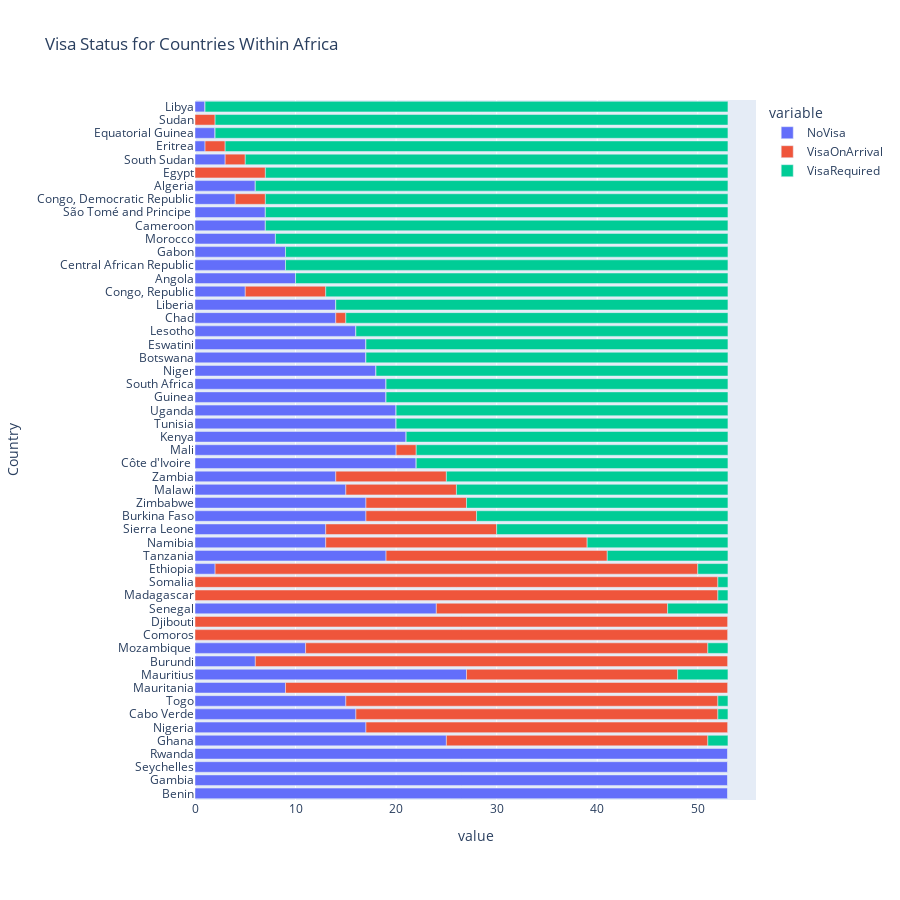

Here is the notebook cell this chart was saved with:
### Code cell
import plotly.express as px

fig = px.bar(df_visa, x=["NoVisa", "VisaOnArrival", "VisaRequired"],y="Country",  orientation='h', title="Visa Status for Countries Within Africa", height=800)
fig.update_layout(yaxis={"dtick":1},margin={"t":100,"b":100},height=900)
fig.show()

### Figure 1 — Plotly figure (JSON) as saved in the notebook; plotly's stock layout.template omitted (floating-point values rounded to 4 significant figures)
{"data": [{"alignmentgroup": "True", "hovertemplate": "variable=NoVisa<br>value=%{x}<br>Country=%{y}<extra></extra>", "legendgroup": "NoVisa", "marker": {"color": "#636efa", "pattern": {"shape": ""}}, "name": "NoVisa", "offsetgroup": "NoVisa", "orientation": "h", "showlegend": true, "textposition": "auto", "type": "bar", "x": [53, 53, 53, 53, 25, 17, 16, 15, 9, 27, 6, 11, 0, 0, 24, 0, 0, 2, 19, 13, 13, 17, 17, 15, 14, 22, 20, 21, 20, 20, 19, 19, 18, 17, 17, 16, 14, 14, 5, 10, 9, 9, 8, 7, 7, 4, 6, 0, 3, 1, 2, 0, 1], "xaxis": "x", "y": ["Benin", "Gambia", "Seychelles", "Rwanda", "Ghana", "Nigeria", "Cabo Verde", "Togo", "Mauritania", "Mauritius", "Burundi", "Mozambique ", "Comoros", "Djibouti", "Senegal", "Madagascar", "Somalia", "Ethiopia", "Tanzania", "Namibia", "Sierra Leone", "Burkina Faso", "Zimbabwe", "Malawi", "Zambia", "Côte d'Ivoire ", "Mali", "Kenya", "Tunisia", "Uganda", "Guinea", "South Africa", "Niger", "Botswana", "Eswatini", "Lesotho", "Chad", "Liberia", "Congo, Republic", "Angola", "Central African Republic", "Gabon", "Morocco", "Cameroon", "São Tomé and Principe ", "Congo, Democratic Republic", "Algeria", "Egypt", "South Sudan", "Eritrea", "Equatorial Guinea", "Sudan", "Libya"], "yaxis": "y"}, {"alignmentgroup": "True", "hovertemplate": "variable=VisaOnArrival<br>value=%{x}<br>Country=%{y}<extra></extra>", "legendgroup": "VisaOnArrival", "marker": {"color": "#EF553B", "pattern": {"shape": ""}}, "name": "VisaOnArrival", "offsetgroup": "VisaOnArrival", "orientation": "h", "showlegend": true, "textposition": "auto", "type": "bar", "x": [0, 0, 0, 0, 26, 36, 36, 37, 44, 21, 47, 40, 53, 53, 23, 52, 52, 48, 22, 26, 17, 11, 10, 11, 11, 0, 2, 0, 0, 0, 0, 0, 0, 0, 0, 0, 1, 0, 8, 0, 0, 0, 0, 0, 0, 3, 0, 7, 2, 2, 0, 2, 0], "xaxis": "x", "y": ["Benin", "Gambia", "Seychelles", "Rwanda", "Ghana", "Nigeria", "Cabo Verde", "Togo", "Mauritania", "Mauritius", "Burundi", "Mozambique ", "Comoros", "Djibouti", "Senegal", "Madagascar", "Somalia", "Ethiopia", "Tanzania", "Namibia", "Sierra Leone", "Burkina Faso", "Zimbabwe", "Malawi", "Zambia", "Côte d'Ivoire ", "Mali", "Kenya", "Tunisia", "Uganda", "Guinea", "South Africa", "Niger", "Botswana", "Eswatini", "Lesotho", "Chad", "Liberia", "Congo, Republic", "Angola", "Central African Republic", "Gabon", "Morocco", "Cameroon", "São Tomé and Principe ", "Congo, Democratic Republic", "Algeria", "Egypt", "South Sudan", "Eritrea", "Equatorial Guinea", "Sudan", "Libya"], "yaxis": "y"}, {"alignmentgroup": "True", "hovertemplate": "variable=VisaRequired<br>value=%{x}<br>Country=%{y}<extra></extra>", "legendgroup": "VisaRequired", "marker": {"color": "#00cc96", "pattern": {"shape": ""}}, "name": "VisaRequired", "offsetgroup": "VisaRequired", "orientation": "h", "showlegend": true, "textposition": "auto", "type": "bar", "x": [0, 0, 0, 0, 2, 0, 1, 1, 0, 5, 0, 2, 0, 0, 6, 1, 1, 3, 12, 14, 23, 25, 26, 27, 28, 31, 31, 32, 33, 33, 34, 34, 35, 36, 36, 37, 38, 39, 40, 43, 44, 44, 45, 46, 46, 46, 47, 46, 48, 50, 51, 51, 52], "xaxis": "x", "y": ["Benin", "Gambia", "Seychelles", "Rwanda", "Ghana", "Nigeria", "Cabo Verde", "Togo", "Mauritania", "Mauritius", "Burundi", "Mozambique ", "Comoros", "Djibouti", "Senegal", "Madagascar", "Somalia", "Ethiopia", "Tanzania", "Namibia", "Sierra Leone", "Burkina Faso", "Zimbabwe", "Malawi", "Zambia", "Côte d'Ivoire ", "Mali", "Kenya", "Tunisia", "Uganda", "Guinea", "South Africa", "Niger", "Botswana", "Eswatini", "Lesotho", "Chad", "Liberia", "Congo, Republic", "Angola", "Central African Republic", "Gabon", "Morocco", "Cameroon", "São Tomé and Principe ", "Congo, Democratic Republic", "Algeria", "Egypt", "South Sudan", "Eritrea", "Equatorial Guinea", "Sudan", "Libya"], "yaxis": "y"}], "layout": {"barmode": "relative", "height": 900, "legend": {"title": {"text": "variable"}, "tracegroupgap": 0}, "margin": {"b": 100, "t": 100}, "title": {"text": "Visa Status for Countries Within Africa"}, "xaxis": {"anchor": "y", "domain": [0, 1], "title": {"text": "value"}}, "yaxis": {"anchor": "x", "domain": [0, 1], "dtick": 1, "title": {"text": "Country"}}}}
